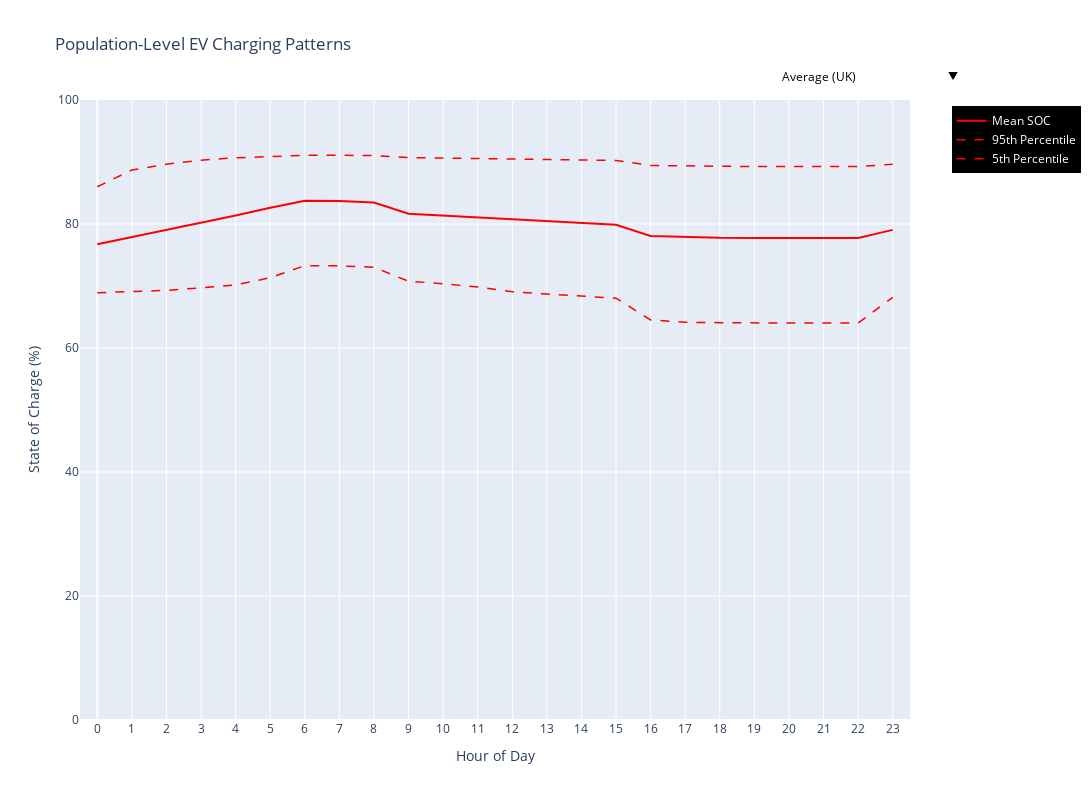

The notebook cell saved with this chart:
### Code cell
# plot population results
simulator.plot_population_results()

### Figure 1 — Plotly figure (JSON) as saved in the notebook; plotly's stock layout.template omitted (floating-point values rounded to 4 significant figures)
{"data": [{"line": {"color": "red", "width": 2}, "name": "Mean SOC", "type": "scatter", "visible": true, "x": [0, 1, 2, 3, 4, 5, 6, 7, 8, 9, 10, 11, 12, 13, 14, 15, 16, 17, 18, 19, 20, 21, 22, 23], "y": [76.73, 77.88, 79.07, 80.23, 81.38, 82.62, 83.76, 83.71, 83.47, 81.66, 81.37, 81.09, 80.79, 80.48, 80.19, 79.89, 78.08, 77.87, 77.76, 77.75, 77.75, 77.75, 77.75, 79.05]}, {"line": {"color": "red", "dash": "dash", "width": 1.5}, "name": "95th Percentile", "type": "scatter", "visible": true, "x": [0, 1, 2, 3, 4, 5, 6, 7, 8, 9, 10, 11, 12, 13, 14, 15, 16, 17, 18, 19, 20, 21, 22, 23], "y": [86.01, 88.71, 89.64, 90.3, 90.67, 90.9, 91.08, 91.07, 91.04, 90.72, 90.62, 90.58, 90.5, 90.41, 90.3, 90.26, 89.44, 89.35, 89.26, 89.26, 89.26, 89.26, 89.26, 89.63]}, {"line": {"color": "red", "dash": "dash", "width": 1.5}, "name": "5th Percentile", "type": "scatter", "visible": true, "x": [0, 1, 2, 3, 4, 5, 6, 7, 8, 9, 10, 11, 12, 13, 14, 15, 16, 17, 18, 19, 20, 21, 22, 23], "y": [68.92, 69.08, 69.29, 69.7, 70.18, 71.33, 73.28, 73.24, 73.03, 70.76, 70.37, 69.82, 69.08, 68.7, 68.42, 68.04, 64.52, 64.14, 64.09, 64.02, 64.02, 64.02, 64.02, 68.16]}, {"line": {"color": "red", "width": 2}, "name": "Mean SOC", "type": "scatter", "visible": false, "x": [0, 1, 2, 3, 4, 5, 6, 7, 8, 9, 10, 11, 12, 13, 14, 15, 16, 17, 18, 19, 20, 21, 22, 23], "y": [62.67, 65.71, 68.76, 71.94, 75.02, 78.13, 81.28, 81.18, 80.57, 76.3, 75.49, 74.74, 74.0, 73.22, 72.53, 71.9, 67.55, 67.09, 66.9, 66.88, 66.88, 66.87, 66.87, 69.88]}, {"line": {"color": "red", "dash": "dash", "width": 1.5}, "name": "95th Percentile", "type": "scatter", "visible": false, "x": [0, 1, 2, 3, 4, 5, 6, 7, 8, 9, 10, 11, 12, 13, 14, 15, 16, 17, 18, 19, 20, 21, 22, 23], "y": [73.61, 76.27, 81.54, 84.45, 85.82, 87.11, 88.37, 88.37, 88.31, 87.8, 87.74, 87.59, 87.42, 87.33, 87.17, 87.08, 86.26, 86.23, 86.2, 86.2, 86.2, 86.2, 86.2, 87.36]}, {"line": {"color": "red", "dash": "dash", "width": 1.5}, "name": "5th Percentile", "type": "scatter", "visible": false, "x": [0, 1, 2, 3, 4, 5, 6, 7, 8, 9, 10, 11, 12, 13, 14, 15, 16, 17, 18, 19, 20, 21, 22, 23], "y": [53.08, 53.99, 55.89, 61.11, 62.91, 66.51, 72.0, 71.82, 70.87, 58.62, 57.33, 56.46, 55.38, 52.79, 51.49, 50.7, 42.59, 41.99, 41.57, 41.4, 41.4, 41.38, 41.38, 49.8]}, {"line": {"color": "red", "width": 2}, "name": "Mean SOC", "type": "scatter", "visible": false, "x": [0, 1, 2, 3, 4, 5, 6, 7, 8, 9, 10, 11, 12, 13, 14, 15, 16, 17, 18, 19, 20, 21, 22, 23], "y": [33.36, 40.93, 48.66, 56.33, 63.68, 71.29, 78.83, 78.8, 78.54, 76.74, 76.48, 76.19, 75.85, 75.6, 75.24, 74.94, 73.18, 72.9, 72.71, 72.62, 72.62, 72.62, 72.64, 80.49]}, {"line": {"color": "red", "dash": "dash", "width": 1.5}, "name": "95th Percentile", "type": "scatter", "visible": false, "x": [0, 1, 2, 3, 4, 5, 6, 7, 8, 9, 10, 11, 12, 13, 14, 15, 16, 17, 18, 19, 20, 21, 22, 23], "y": [43.53, 54.48, 63.24, 68.98, 78.29, 85.97, 90.37, 90.37, 90.15, 89.46, 89.42, 89.07, 88.97, 88.95, 88.85, 88.85, 88.29, 88.16, 88.09, 88.09, 88.09, 88.09, 88.09, 90.29]}, {"line": {"color": "red", "dash": "dash", "width": 1.5}, "name": "5th Percentile", "type": "scatter", "visible": false, "x": [0, 1, 2, 3, 4, 5, 6, 7, 8, 9, 10, 11, 12, 13, 14, 15, 16, 17, 18, 19, 20, 21, 22, 23], "y": [20.98, 27.86, 34.25, 42.06, 49.32, 58.61, 69.35, 69.35, 69.12, 65.55, 64.46, 64.31, 64.1, 63.82, 63.55, 63.05, 59.93, 59.29, 58.68, 58.68, 58.68, 58.68, 58.78, 69.11]}, {"line": {"color": "red", "width": 2}, "name": "Mean SOC", "type": "scatter", "visible": false, "x": [0, 1, 2, 3, 4, 5, 6, 7, 8, 9, 10, 11, 12, 13, 14, 15, 16, 17, 18, 19, 20, 21, 22, 23], "y": [81.28, 81.97, 82.68, 83.26, 84.02, 84.53, 85.34, 85.31, 85.15, 84.08, 83.88, 83.66, 83.5, 83.29, 83.12, 82.92, 81.85, 81.68, 81.64, 81.62, 81.62, 81.62, 81.62, 82.4]}, {"line": {"color": "red", "dash": "dash", "width": 1.5}, "name": "95th Percentile", "type": "scatter", "visible": false, "x": [0, 1, 2, 3, 4, 5, 6, 7, 8, 9, 10, 11, 12, 13, 14, 15, 16, 17, 18, 19, 20, 21, 22, 23], "y": [88.03, 89.48, 90.0, 90.26, 90.4, 90.56, 90.68, 90.68, 90.65, 90.36, 90.28, 90.24, 90.24, 90.19, 90.13, 89.98, 89.45, 89.31, 89.28, 89.28, 89.28, 89.28, 89.28, 89.48]}, {"line": {"color": "red", "dash": "dash", "width": 1.5}, "name": "5th Percentile", "type": "scatter", "visible": false, "x": [0, 1, 2, 3, 4, 5, 6, 7, 8, 9, 10, 11, 12, 13, 14, 15, 16, 17, 18, 19, 20, 21, 22, 23], "y": [73.75, 73.81, 74.03, 74.31, 75.17, 75.71, 78.2, 77.81, 77.58, 76.42, 76.14, 75.32, 75.23, 74.86, 74.64, 74.21, 73.3, 73.13, 73.1, 73.1, 73.1, 73.1, 73.1, 74.68]}, {"line": {"color": "red", "width": 2}, "name": "Mean SOC", "type": "scatter", "visible": false, "x": [0, 1, 2, 3, 4, 5, 6, 7, 8, 9, 10, 11, 12, 13, 14, 15, 16, 17, 18, 19, 20, 21, 22, 23], "y": [76.49, 77.65, 78.58, 79.85, 80.92, 81.87, 83.01, 83.47, 83.91, 83.6, 83.43, 83.15, 82.81, 82.58, 82.33, 81.96, 80.18, 79.89, 79.56, 79.26, 78.98, 78.74, 78.65, 79.83]}, {"line": {"color": "red", "dash": "dash", "width": 1.5}, "name": "95th Percentile", "type": "scatter", "visible": false, "x": [0, 1, 2, 3, 4, 5, 6, 7, 8, 9, 10, 11, 12, 13, 14, 15, 16, 17, 18, 19, 20, 21, 22, 23], "y": [85.86, 88.78, 89.36, 90.45, 90.81, 90.92, 91.07, 91.08, 91.09, 91.08, 91.07, 91.06, 91.03, 91.01, 90.98, 90.84, 90.42, 90.22, 90.05, 89.87, 89.85, 89.48, 89.48, 90.27]}, {"line": {"color": "red", "dash": "dash", "width": 1.5}, "name": "5th Percentile", "type": "scatter", "visible": false, "x": [0, 1, 2, 3, 4, 5, 6, 7, 8, 9, 10, 11, 12, 13, 14, 15, 16, 17, 18, 19, 20, 21, 22, 23], "y": [68.81, 68.97, 69.16, 69.7, 70.06, 70.51, 71.28, 71.97, 73.81, 73.13, 72.84, 72.32, 71.97, 71.53, 71.08, 70.55, 68.89, 68.28, 68.13, 67.89, 66.85, 65.27, 65.14, 68.3]}, {"line": {"color": "red", "width": 2}, "name": "Mean SOC", "type": "scatter", "visible": false, "x": [0, 1, 2, 3, 4, 5, 6, 7, 8, 9, 10, 11, 12, 13, 14, 15, 16, 17, 18, 19, 20, 21, 22, 23], "y": [76.29, 77.22, 77.69, 78.15, 78.97, 79.55, 80.37, 80.6, 80.89, 81.52, 81.69, 82.22, 82.39, 82.38, 82.84, 82.9, 83.17, 83.17, 83.11, 82.93, 82.86, 82.86, 82.8, 82.8]}, {"line": {"color": "red", "dash": "dash", "width": 1.5}, "name": "95th Percentile", "type": "scatter", "visible": false, "x": [0, 1, 2, 3, 4, 5, 6, 7, 8, 9, 10, 11, 12, 13, 14, 15, 16, 17, 18, 19, 20, 21, 22, 23], "y": [82.88, 89.67, 89.67, 89.67, 90.02, 90.02, 90.19, 90.19, 90.19, 90.19, 90.19, 90.23, 90.23, 90.37, 90.37, 90.37, 90.37, 90.37, 90.37, 90.37, 90.37, 90.37, 90.37, 90.37]}, {"line": {"color": "red", "dash": "dash", "width": 1.5}, "name": "5th Percentile", "type": "scatter", "visible": false, "x": [0, 1, 2, 3, 4, 5, 6, 7, 8, 9, 10, 11, 12, 13, 14, 15, 16, 17, 18, 19, 20, 21, 22, 23], "y": [68.77, 68.77, 68.77, 68.94, 69.06, 69.83, 70.72, 70.72, 70.72, 70.98, 70.98, 70.67, 69.69, 69.69, 68.77, 68.77, 68.64, 68.64, 68.64, 68.64, 68.54, 68.54, 67.79, 67.79]}], "layout": {"height": 800, "legend": {"bgcolor": "rgba(0,0,0,1)", "font": {"color": "white"}, "x": 1.05, "xanchor": "left", "y": 0.99, "yanchor": "top"}, "showlegend": true, "title": {"text": "Population-Level EV Charging Patterns"}, "updatemenus": [{"bgcolor": "rgba(255,255,255,1)", "bordercolor": "rgba(255,255,255,0.3)", "buttons": [{"args": [{"visible": [true, true, true, false, false, false, false, false, false, false, false, false, false, false, false, false, false, false]}], "label": "Average (UK)", "method": "update"}, {"args": [{"visible": [false, false, false, true, true, true, false, false, false, false, false, false, false, false, false, false, false, false]}], "label": "Intelligent Octopus average", "method": "update"}, {"args": [{"visible": [false, false, false, false, false, false, true, true, true, false, false, false, false, false, false, false, false, false]}], "label": "Infrequent charging", "method": "update"}, {"args": [{"visible": [false, false, false, false, false, false, false, false, false, true, true, true, false, false, false, false, false, false]}], "label": "Infrequent driving", "method": "update"}, {"args": [{"visible": [false, false, false, false, false, false, false, false, false, false, false, false, true, true, true, false, false, false]}], "label": "Scheduled charging", "method": "update"}, {"args": [{"visible": [false, false, false, false, false, false, false, false, false, false, false, false, false, false, false, true, true, true]}], "label": "Always plugged-in", "method": "update"}], "direction": "down", "font": {"color": "black", "size": 12}, "pad": {"r": 10, "t": 10}, "showactive": true, "x": 0.83, "xanchor": "left", "y": 1.08, "yanchor": "top"}], "width": 1500, "xaxis": {"dtick": 1, "range": [-0.5, 23.5], "tick0": 0, "tickmode": "linear", "title": {"text": "Hour of Day"}}, "yaxis": {"range": [0, 100], "title": {"text": "State of Charge (%)"}}}}
